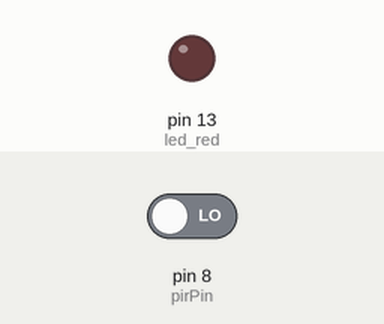
Simulated run of this sketch. Board: Arduino Uno, built with avr-gcc and run on an emulated ATmega328P. Shown: output pins drawn as LEDs (lit = HIGH). The test bench sets the inputs (shaded band); at power-on: pin 8 (pirPin) LOW.

Above: at 1.2 s.
1.3 s: pin 8 (pirPin) driven HIGH
At 2.4 s:
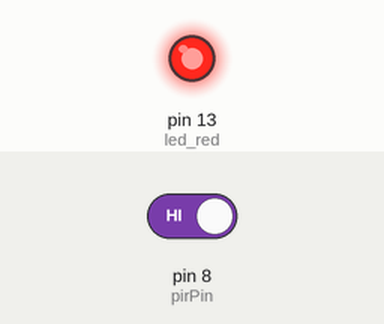
2.8 s: pin 8 (pirPin) driven LOW
At 3.6 s:
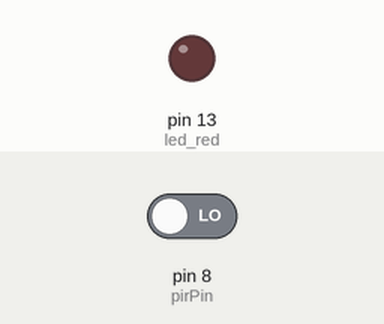
Timing chart, 0 to 5.8 s (numbered marks = the images above; inputs shaded):
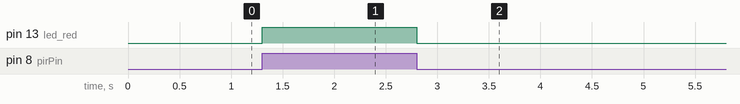

Measured:
- after the input at 1.3 s, pin 13 (led_red): LOW → HIGH at once
- after the input at 2.8 s, pin 13 (led_red): HIGH → LOW at once

The sketch:

pir_ex01.ino
```cpp
int led_red = 13;
int pirPin = 8;

void setup() {
  pinMode(led_red, OUTPUT);
  pinMode(pirPin, INPUT);
}

void loop() {
  int pir_val = digitalRead(pirPin);

  if(pir_val == HIGH)
  {
    digitalWrite(led_red, HIGH);
  }
  else
  {
    digitalWrite(led_red, LOW);
  }
}
```
